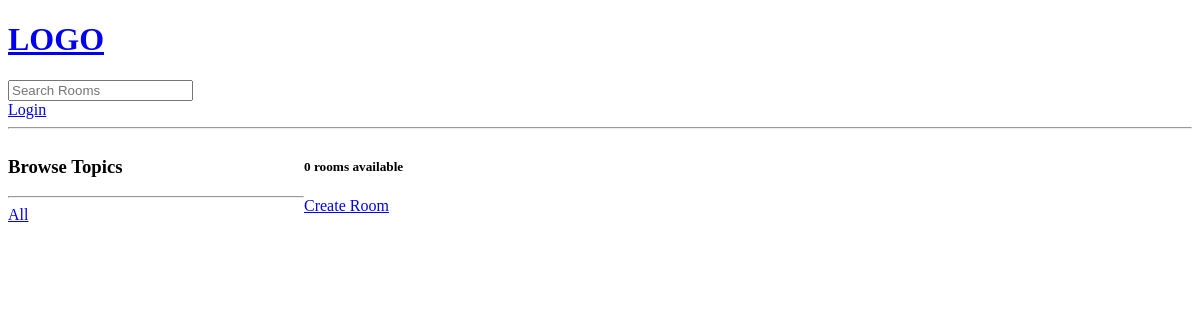
Page /?q=Python on the earlier database version.
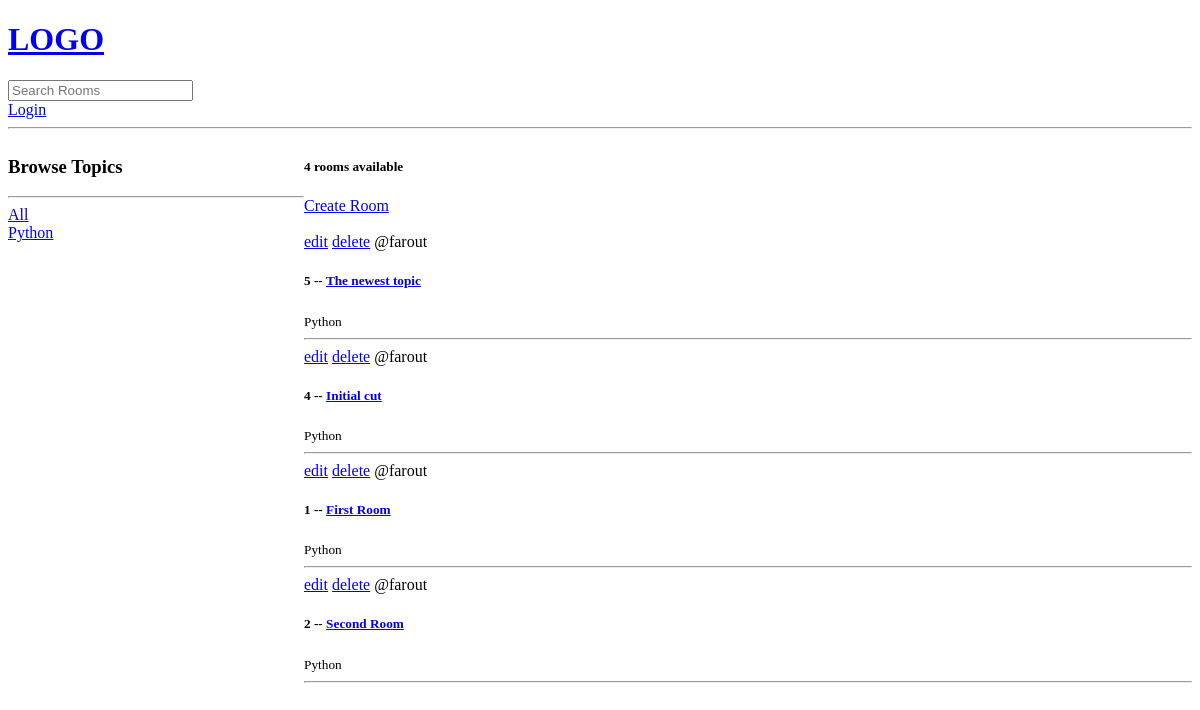
Same page on the later database version.
### base/models.py (models this page shows, shortened)
class Topic(models.Model):
    name = models.CharField(max_length=200)

class Room(models.Model):
    host = models.ForeignKey(User, on_delete=models.SET_NULL, null=True)
    topic = models.ForeignKey(Topic, on_delete=models.SET_NULL, null=True)
    name = models.CharField(max_length=200)
    description = models.TextField(null=True, blank=True)
    updated = models.DateTimeField(auto_now=True)
    created = models.DateTimeField(auto_now_add=True)
    class Meta:
        ordering = ['-updated', '-created'] # this can be use in both query set and in model (- means inverted)

### base/views.py (the view)
# urls.py: path('', views.home, name='home'),
def home(request):
    q = request.GET.get('q') if request.GET.get('q') != None else ''
    rooms = Room.objects.filter( # dynamic search
        Q(topic__name__icontains = q) |
        Q(name__icontains = q) |
        Q(description__icontains = q)
        )
    room_count = rooms.count()
    topics = Topic.objects.all()
    context = {
        'rooms': rooms,
        'topics': topics,
        'room_count': room_count
    }
    return render(request, 'base/home.html', context)

### base/templates/base/home.html (shortened to what this page needs)
<!DOCTYPE html>
<html lang="en">
<head>
</head>
<body>
    {% extends "main.html" %}
    {% block content %}
        <div class="home-container">
            <div>
                <h3>Browse Topics</h3>
                <hr>
                <div>
                    <a href="{% url 'home' %}">All</a>
                </div>
                {% for topic in topics %}
                    <div>
                        <a href="{% url 'home' %}?q={{topic.name}}">{{topic.name}}</a>
                    </div>
                {% endfor %}
            </div>
        <div>
        <h5>{{room_count}} rooms available</h5>
        <a href="{% url 'createRoom' %}">Create Room</a> <br><br>
            <div>
                {% for room  in rooms %}
                <div>
                    <a href="{% url 'updateRoom' room.id %}">edit</a>
                    <a href="{% url 'deleteRoom' room.id %}">delete</a>
                    <span>@{{room.host.username}}</span>
                    <h5>{{room.id}} -- <a href="{% url 'room' room.id %}">{{room.name}}</a></h5>
                    <small>{{room.topic.name}}</small>
                    <hr>
                </div>
            {% endfor %}
            </div>
        </div>
    {% endblock content %}

Differences in the rows shown:
added Topic: name "Python"
added Room: host.username "farout", id "5", name "The newest topic", topic.name "Python"
added Room: host.username "farout", id "4", name "Initial cut", topic.name "Python"
now on this page (row edited): Room: host.username "farout", id "1", name "First Room", topic.name "Python"
now on this page (row edited): Room: host.username "farout", id "2", name "Second Room", topic.name "Python"
Other differences:
{{ room_count }}: "0" → "4"
